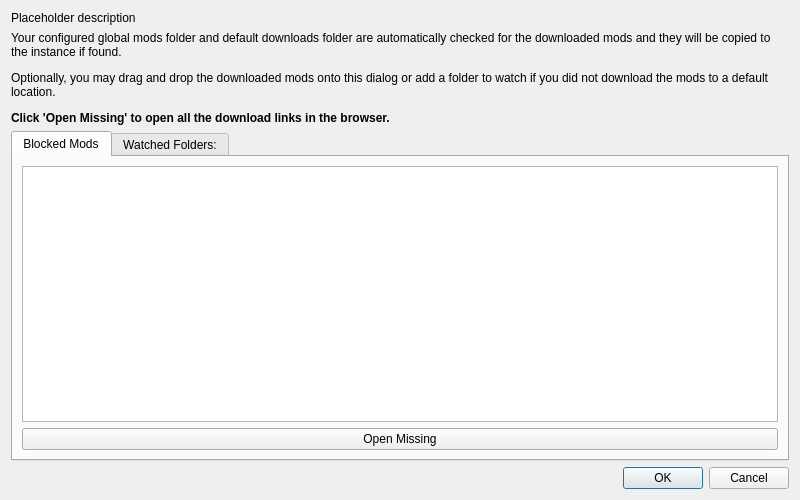
<?xml version="1.0" encoding="UTF-8"?>
<ui version="4.0">
 <class>BlockedModsDialog</class>
 <widget class="QDialog" name="BlockedModsDialog">
  <property name="geometry">
   <rect>
    <x>0</x>
    <y>0</y>
    <width>800</width>
    <height>500</height>
   </rect>
  </property>
  <property name="sizePolicy">
   <sizepolicy hsizetype="Maximum" vsizetype="Preferred">
    <horstretch>2</horstretch>
    <verstretch>1</verstretch>
   </sizepolicy>
  </property>
  <property name="minimumSize">
   <size>
    <width>700</width>
    <height>350</height>
   </size>
  </property>
  <property name="windowTitle">
   <string notr="true">BlockedModsDialog</string>
  </property>
  <layout class="QVBoxLayout" name="verticalLayout" stretch="0,0,0,0">
   <item>
    <widget class="QLabel" name="labelDescription">
     <property name="text">
      <string notr="true">Placeholder description</string>
     </property>
     <property name="textFormat">
      <enum>Qt::RichText</enum>
     </property>
     <property name="wordWrap">
      <bool>true</bool>
     </property>
    </widget>
   </item>
   <item>
    <widget class="QLabel" name="labelExplain">
     <property name="text">
      <string>&lt;html&gt;&lt;head/&gt;&lt;body&gt;&lt;p&gt;Your configured global mods folder and default downloads folder are automatically checked for the downloaded mods and they will be copied to the instance if found.&lt;/p&gt;&lt;p&gt;Optionally, you may drag and drop the downloaded mods onto this dialog or add a folder to watch if you did not download the mods to a default location.&lt;/p&gt;&lt;p&gt;&lt;span style=&quot; font-weight:600;&quot;&gt;Click 'Open Missing' to open all the download links in the browser. &lt;/span&gt;&lt;/p&gt;&lt;/body&gt;&lt;/html&gt;</string>
     </property>
     <property name="wordWrap">
      <bool>true</bool>
     </property>
    </widget>
   </item>
   <item>
    <widget class="QTabWidget" name="tabWidget">
     <property name="currentIndex">
      <number>0</number>
     </property>
     <widget class="QWidget" name="tab">
      <attribute name="title">
       <string>Blocked Mods</string>
      </attribute>
      <layout class="QVBoxLayout" name="verticalLayout_3">
       <item>
        <widget class="QTextBrowser" name="textBrowserModsListing">
         <property name="acceptRichText">
          <bool>true</bool>
         </property>
         <property name="openExternalLinks">
          <bool>true</bool>
         </property>
        </widget>
       </item>
       <item>
        <widget class="QPushButton" name="openMissingButton">
         <property name="text">
          <string>Open Missing</string>
         </property>
        </widget>
       </item>
      </layout>
     </widget>
     <widget class="QWidget" name="tab_2">
      <attribute name="title">
       <string>Watched Folders:</string>
      </attribute>
      <layout class="QVBoxLayout" name="verticalLayout_2">
       <item>
        <widget class="QTextBrowser" name="textBrowserWatched">
         <property name="baseSize">
          <size>
           <width>0</width>
           <height>12</height>
          </size>
         </property>
         <property name="openExternalLinks">
          <bool>true</bool>
         </property>
         <property name="openLinks">
          <bool>false</bool>
         </property>
        </widget>
       </item>
       <item>
        <widget class="QPushButton" name="downloadFolderButton">
         <property name="text">
          <string>Add Download Folder</string>
         </property>
        </widget>
       </item>
      </layout>
     </widget>
    </widget>
   </item>
   <item>
    <layout class="QHBoxLayout" name="bottomBoxH">
     <item>
      <widget class="QLabel" name="labelModsFound">
       <property name="text">
        <string/>
       </property>
      </widget>
     </item>
     <item>
      <widget class="QDialogButtonBox" name="buttonBox">
       <property name="orientation">
        <enum>Qt::Horizontal</enum>
       </property>
       <property name="standardButtons">
        <set>QDialogButtonBox::Cancel|QDialogButtonBox::Ok</set>
       </property>
      </widget>
     </item>
    </layout>
   </item>
  </layout>
 </widget>
 <resources/>
 <connections>
  <connection>
   <sender>buttonBox</sender>
   <signal>accepted()</signal>
   <receiver>BlockedModsDialog</receiver>
   <slot>accept()</slot>
   <hints>
    <hint type="sourcelabel">
     <x>199</x>
     <y>425</y>
    </hint>
    <hint type="destinationlabel">
     <x>199</x>
     <y>227</y>
    </hint>
   </hints>
  </connection>
  <connection>
   <sender>buttonBox</sender>
   <signal>rejected()</signal>
   <receiver>BlockedModsDialog</receiver>
   <slot>reject()</slot>
   <hints>
    <hint type="sourcelabel">
     <x>199</x>
     <y>425</y>
    </hint>
    <hint type="destinationlabel">
     <x>199</x>
     <y>227</y>
    </hint>
   </hints>
  </connection>
 </connections>
</ui>
